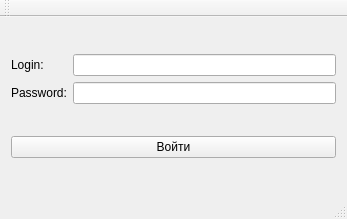
<?xml version="1.0" encoding="UTF-8"?>
<ui version="4.0">
 <class>MainWindow</class>
 <widget class="QMainWindow" name="MainWindow">
  <property name="geometry">
   <rect>
    <x>0</x>
    <y>0</y>
    <width>347</width>
    <height>219</height>
   </rect>
  </property>
  <property name="windowTitle">
   <string>MainWindow</string>
  </property>
  <property name="dockNestingEnabled">
   <bool>false</bool>
  </property>
  <widget class="QWidget" name="centralWidget">
   <layout class="QVBoxLayout" name="verticalLayout_3">
    <item>
     <layout class="QHBoxLayout" name="horizontalLayout">
      <item>
       <layout class="QVBoxLayout" name="verticalLayout">
        <item>
         <widget class="QLabel" name="label">
          <property name="text">
           <string>Login:</string>
          </property>
         </widget>
        </item>
        <item>
         <widget class="QLabel" name="label_2">
          <property name="text">
           <string>Password:</string>
          </property>
         </widget>
        </item>
       </layout>
      </item>
      <item>
       <layout class="QVBoxLayout" name="verticalLayout_2">
        <item>
         <widget class="QLineEdit" name="loginEdit"/>
        </item>
        <item>
         <widget class="QLineEdit" name="passwordEdit">
          <property name="text">
           <string/>
          </property>
          <property name="echoMode">
           <enum>QLineEdit::Password</enum>
          </property>
         </widget>
        </item>
       </layout>
      </item>
     </layout>
    </item>
    <item>
     <widget class="QPushButton" name="loginButton">
      <property name="text">
       <string>Войти</string>
      </property>
     </widget>
    </item>
   </layout>
  </widget>
  <widget class="QMenuBar" name="menuBar">
   <property name="geometry">
    <rect>
     <x>0</x>
     <y>0</y>
     <width>347</width>
     <height>20</height>
    </rect>
   </property>
  </widget>
  <widget class="QToolBar" name="mainToolBar">
   <attribute name="toolBarArea">
    <enum>TopToolBarArea</enum>
   </attribute>
   <attribute name="toolBarBreak">
    <bool>false</bool>
   </attribute>
  </widget>
  <widget class="QStatusBar" name="statusBar"/>
 </widget>
 <layoutdefault spacing="6" margin="11"/>
 <resources/>
 <connections/>
</ui>
